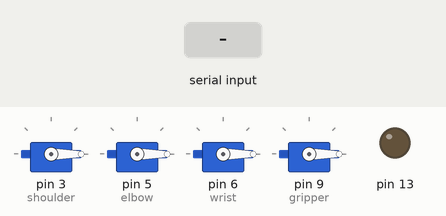
Recording of a sketch running on a simulated Arduino Uno, built with avr-gcc and run on an emulated ATmega328P. On the bench: 4 × servo, output pins drawn as LEDs (lit = HIGH). The test bench sets the inputs (shaded band). What the sketch prints to the serial monitor is not drawn.

Above: at 1.2 s.
1.3 s: "90,45\n" received over Serial
At 2.4 s:
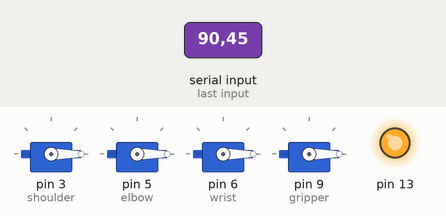
Timing chart, 0 to 4.3 s (numbered marks = the images above; inputs shaded):
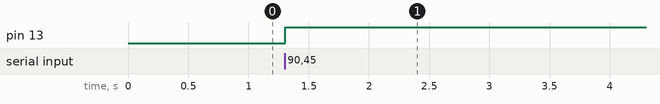

The sketch:

mimic.ino
```cpp
#include<Servo.h>
const unsigned int MAX_MESSAGE_LENGTH = 5;
int number;
int angle1, angle2, angle3, angle4, angle5;
Servo shoulder;
Servo elbow;
Servo wrist;
Servo gripper;


void setup() {
 Serial.begin(9600);
 pinMode(13,OUTPUT);

 shoulder.attach(3);
 shoulder.write(90);
 elbow.attach(5);
 elbow.write(180);
 wrist.attach(6);
 wrist.write(180);
 gripper.attach(9);
 gripper.write(10);

}

void loop() {

 //Check to see if anything is available in the serial receive buffer
 while (Serial.available() > 0)
 {
   //Create a place to hold the incoming message
   static char message[MAX_MESSAGE_LENGTH];
   static unsigned int message_pos = 0;

   //Read the next available byte in the serial receive buffer
   char inByte = Serial.read();

   //Message coming in (check not terminating character) and guard for over message size
   if ( inByte != '\n' && (message_pos < MAX_MESSAGE_LENGTH - 1) )
   {
     //Add the incoming byte to our message
     message[message_pos] = inByte;
     message_pos++;
   }
   //Full message received...
   else
   {
     //Add null character to string
     message[message_pos] = '\0';
     digitalWrite(13,HIGH);

     //Or convert to integer and print
     number = atoi(message);
    // Serial.println(number);

     //Reset for the next message
     message_pos = 0;
   }
 }
 int angl = number/10;
 int serv = number%10;
 switch(serv){
  case 1:
    angle1 = angl;
    break;
  case 2:
    angle2 = angl;
    break;
  case 3:
    angle3 = angl;
    break;
  case 4:
    angle4 = angl;
    break;
  case 5:
    angle5 = angl;
  default:
    angle1=0;
 }
 Serial.print(angle1);
 Serial.print("\t");
 Serial.print(angle2);
 Serial.print("\t");
 Serial.print(angle3);
 Serial.print("\t");
 Serial.print(angle4);
 Serial.print("\t");
 Serial.println(angle5);

 shoulder.write(angle1);
 elbow.write(angle2);
 wrist.write(angle3);
 gripper.write(angle4);
}
```

Measured:
- after the input at 1.3 s, pin 13: LOW → HIGH at once
